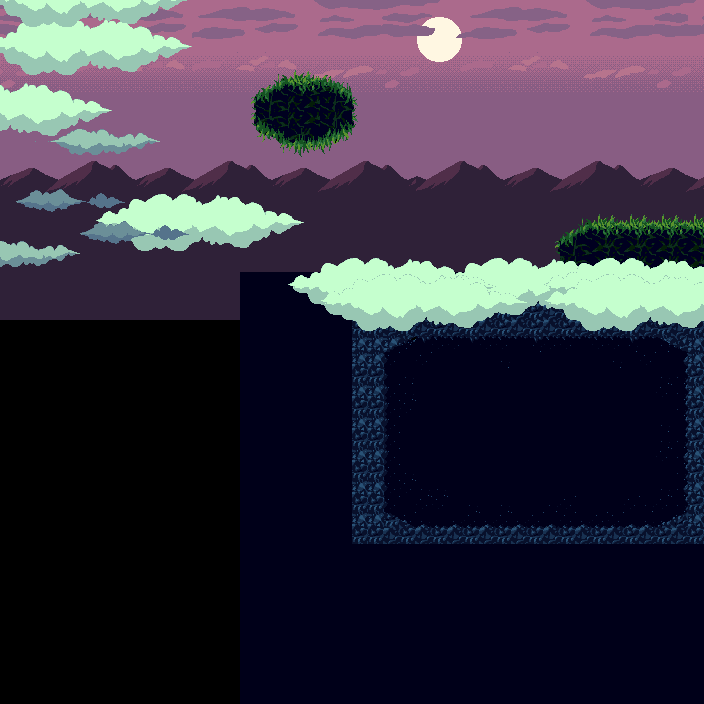

A level layout from a 2D game, rendered from its tile map. Below: a short description, then the map file with tile-grid data replaced by summaries:
An orthogonal 44x44 tile map with 16x16 px tiles, 5 tile layers (Parallax, BaseTiles, BaseTiles2, BaseTiles3, ...), 3 tilesets and 2 objects (2x 6).

<map version="1.0" orientation="orthogonal" renderorder="right-down" width="44" height="44" tilewidth="16" tileheight="16" nextobjectid="3">
 <tileset firstgid="1" name="Background" tilewidth="16" tileheight="16" tilecount="187" columns="17">
  <image source="Background.png" width="272" height="190" />
 </tileset>
 <tileset firstgid="188" name="GeneralTileset" tilewidth="16" tileheight="16" tilecount="992" columns="16">
  <image source="GeneralTileset.png" width="256" height="1000" />
 </tileset>
 <tileset firstgid="1180" name="Trees" tilewidth="16" tileheight="16" tilecount="340" columns="34">
  <image source="Trees.png" width="544" height="160" />
 </tileset>
 <layer name="Parallax" width="44" height="44">
  <properties>
   <property name="Speed" type="float" value="0.8" />
  </properties>
  <data>[1936 cells, 1576 non-empty, 188 distinct tile ids]</data>
 </layer>
 <layer name="BaseTiles" width="44" height="44">
  <data>[1936 cells, 444 non-empty, 143 distinct tile ids]</data>
 </layer>
 <layer name="BaseTiles2" width="44" height="44">
  <data>[1936 cells, 52 non-empty, 52 distinct tile ids]</data>
 </layer>
 <layer name="BaseTiles3" width="44" height="44">
  <data>[1936 cells, 92 non-empty, 52 distinct tile ids]</data>
 </layer>
 <layer name="Above" width="44" height="44">
  <data>[1936 cells, 211 non-empty, 91 distinct tile ids]</data>
 </layer>
 <objectgroup name="Cats">
  <object id="1" name="Cat1" type="6" x="272" y="48" width="16" height="16">
   <properties>
    <property name="right_death" type="bool" value="false" />
    <property name="state1" type="int" value="1" />
   </properties>
  </object>
  <object id="2" name="Cat2" type="6" x="416" y="496" width="16" height="16">
   <properties>
    <property name="right_death" type="bool" value="true" />
    <property name="state1" type="int" value="1" />
   </properties>
  </object>
 </objectgroup>
</map>
